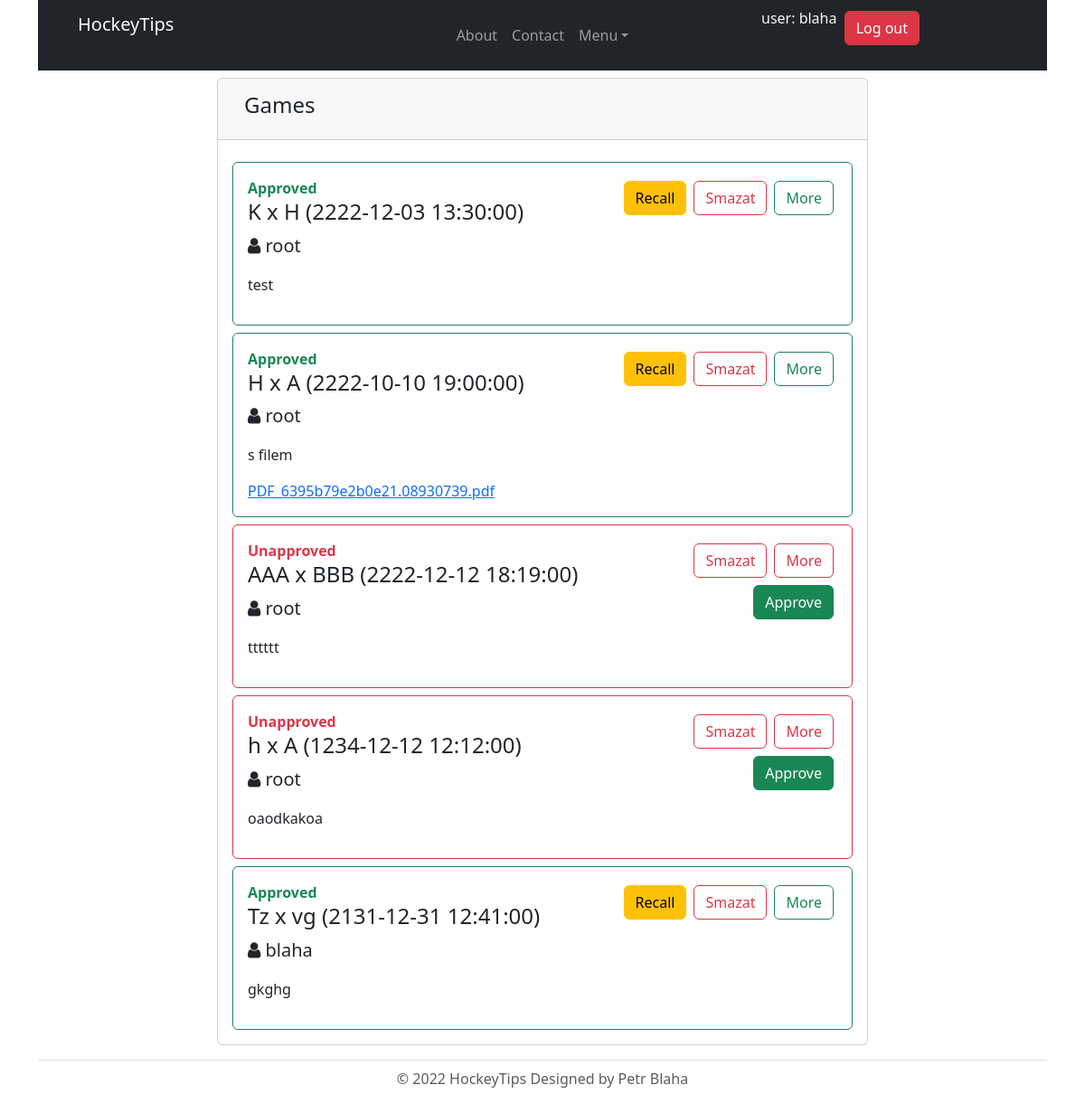
The page /index.php?page=game-admin (signed in) on the database its author committed.
### tables this page shows
CREATE TABLE `games` (
  `id` bigint unsigned NOT NULL AUTO_INCREMENT,
  `home` varchar(50) NOT NULL,
  `away` varchar(50) NOT NULL,
  `date` date NOT NULL,
  `time` time DEFAULT NULL,
  `author` int NOT NULL,
  `published` datetime DEFAULT NULL,
  `text` text NOT NULL,
  `approved` tinyint(1) NOT NULL DEFAULT '0',
  `soubor` varchar(255) NOT NULL,
  UNIQUE KEY `id` (`id`)
);

CREATE TABLE `users` (
  `id` bigint unsigned NOT NULL AUTO_INCREMENT,
  `username` varchar(50) NOT NULL,
  `password` varchar(255) NOT NULL,
  `mail` varchar(255) NOT NULL,
  `group_id` int NOT NULL DEFAULT '3',
  `active` tinyint(1) NOT NULL DEFAULT '1',
  UNIQUE KEY `id` (`id`)
);

### views/View.php (called while the page is built, shortened)
<?php
class View{
    protected $dataFetch;
    public function getView($page){
        $dataFetch = $this->dataFetch;
        require(VIEWS."header.php");
        require(VIEWS.$page.".php");
        require(VIEWS."footer.php");
    }
    public function setData($key, $data){
        $this->dataFetch[$key] = $data;
    }
}
?>

### controllers/GameController.php (called while the page is built, shortened)
<?php
require_once(CONTROLLERS."Controller.php");
class GameController extends Controller{
    public function show($pageView):string{
        $this->view->setData('games',$this->model->getAllGames());
        $this->view->getView($pageView);
        return ob_get_clean();
    }
}
?>

### index.php (called while the page is built, shortened)
<?php
    require_once("app.inc");
    $app = new app();
    $app->start();
?>

### models/DatabaseModel.php (called while the page is built, shortened)
<?php
class DatabaseModel{
    public function __construct(){
        try {
            $this->pdo = new PDO("mysql:host=".DB_HOST.";dbname=".DB_NAME, DB_USER, DB_PASS);
        } catch(PDOException $e){
            echo "Error: ".$e->getMessage()."<br>";
            die();
        }
    }
}
?>

### models/GameModel.php (called while the page is built, shortened)
<?php
require_once(MODELS."DatabaseModel.php");
class GameModel extends DatabaseModel{
    public function getAllGames():array{
        $sql = "SELECT games.*, users.username FROM games
                INNER JOIN users ON games.author = users.id";
        $query = $this->pdo->prepare($sql);
        $query->execute();
        $res = $query->fetchAll();
        return $res;
    }
}
?>

### controllers/Controller.php (called while the page is built, shortened)
<?php
class Controller{
    public function __construct($model){
        $this->model=new $model;
        require_once(VIEWS."View.php");
        $this->view=new View();
    }
}
?>

### views/game-admin.php (the view, shortened to what this page needs)
<?php
global $dataFetch;
?>
<div class="container">
 <div class="container col-8">
    <div class="card mt-2">
        <div class="card-header">
            <button class="btn form-control text-start" data-bs-toggle="collapse" data-bs-target="#clanek"><h4>Games</h4></button>
        </div>
        <div id="game" class="collapse show">
            <div class="card-body">
                    <?php
                foreach ($dataFetch['games'] as $res){
                    $text = "Unapproved";
                    $border = "border-danger slightly-red-background";
                    $button = "btn-outline-danger";
                    $color = "text-danger";
                    if($res['approved'] == 1) {
                        $text = "Approved";
                        $border = "border-success slightly-green-background";
                        $button = "btn-outline-success";
                        $color = "text-success";
                    } ?>
                    <div class="container border <?= $border ?> rounded p-3 mt-2">
                        <div class="row">
                            <div class="col-sm-7">
                                <b class="<?= $color ?>"><?= $text ?></b>
                                <h4><?= $res['home'] . " x " . $res['away'] ." (".$res['date']." ".$res['time'].") " ?></h4>
                                <p class="lead"><i class="fa fa-user"></i> <?= $res['username'] ?></p>
                            </div>
                            <div class="col-sm-5">
                                    <form method="post">
                                        <button type="button" onClick="location.href='index.php?page=gamedetail&id=<?= $res['id'] ?>'" class="btn <?= $button ?> m-1 pull-right">More</button>
                                        <button type="button" name="gDelete" onclick="if (confirm('Do you really want to delete this game?'))  {this.form.button.value='gDelete';this.form.submit()};" class="btn m-1 pull-right btn-outline-danger">Smazat</button>
                                        <?php
                                        if($res['approved'] == 1){ ?>
                                            <button type="button" name="gRevoke" onClick="this.form.button.value='gRevoke';this.form.submit()" class="btn m-1 pull-right btn-warning ">Recall</button>
                                        <?php } else { ?>
                                            <button type="button" name="gConfirm" onClick="this.form.button.value='gConfirm';this.form.submit()" class="btn  m-1 pull-right btn-success">Approve</button>
                                        <?php } ?>
                                    </form>
                            </div>
                        </div>
                        <div>
                            <p><?= $res['text'] ?></p>
                            <?php
                            if ($res['soubor']) {
                                echo "<a href=uploads/".$res['id']."#".$res['soubor'].">".$res['soubor']."</a>";
                            }
                            ?>
                        </div>
                    </div>
                <?php } ?>
            </div>
        </div>
    </div>
    </div>
</div>

### rows shown on the page
games: approved "Approved", home "K", away "H", date "2222-12-03", time "13:30:00", users.username "root", shows "Recall", text "test"
games: approved "Approved", home "H", away "A", date "2222-10-10", time "19:00:00", users.username "root", shows "Recall", text "s filem", soubor "PDF_6395b79e2b0e21.08930739.pdf"
games: text "Unapproved", home "AAA", away "BBB", date "2222-12-12", time "18:19:00", users.username "root", approved "Approve", text "tttttt"
games: text "Unapproved", home "h", away "A", date "1234-12-12", time "12:12:00", users.username "root", approved "Approve", text "oaodkakoa"
games: approved "Approved", home "Tz", away "vg", date "2131-12-31", time "12:41:00", users.username "blaha", shows "Recall", text "gkghg"

### other values the page prints
$_SESSION['username'] "blaha"
